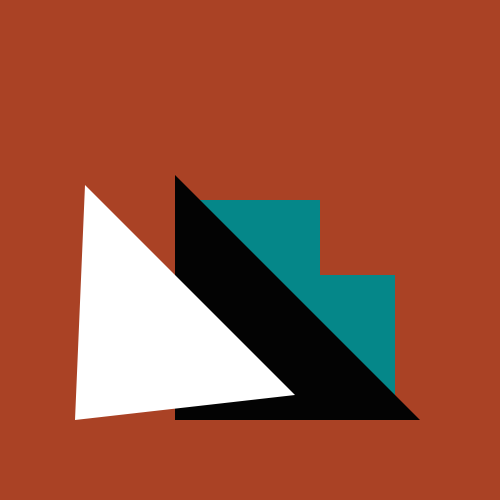
Frame 1 (no input)
Frame 60 (the mouse pressed at the canvas centre just before this capture): identical to frame 1, image omitted
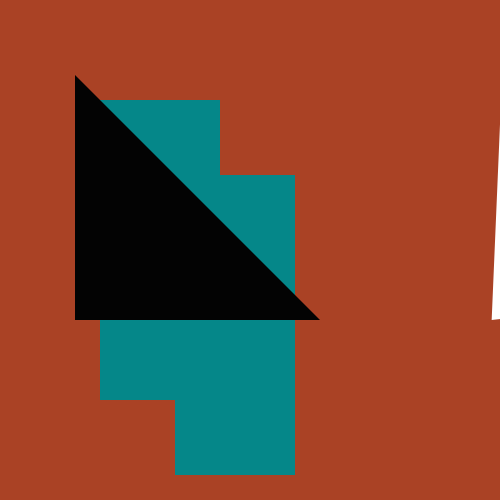
Frame 120 (the mouse held since frame 60 and released just before this capture)

The Processing sketch that drew these frames (run headless with seeded random() and noise(); from frame 60 on, the mouse is pressed at the canvas centre):

// Processing sketch: masquellars08t00
// ── masquellars08t00.pde
//#AA4225 rojo
//#058789 verde
//#030303 negro
color eleccionC;
color[] r = new color[4];
color c, blanco;
int  x,q, w,o;
float e,t,p,l;
int[] u = new int [3];
boolean m;
int eleccionu;

void setup() { 
size(500, 500);// Tamaño del canvas
// valoriza las  
r[0] = #AA4225;
r[1]= #058789;
r[2] = #030303;
r[3]= #FFFFFF;
q = 100;
w = 100;
u[0] = 80;
u[1] = 120;
u[2] = 150;
m = true;
l = 120;


}

void draw() {
background(r[eleccionC]);//color al fondo
// se llaman las funciones creadas más abajo.
fondorojo(q,w, u[eleccionu]);
fondoverde(q,w,l);
fondonegro(q,w);
fondoblanco(q,w,#FFFFFF,e);
// La figura se mueve en relacion a la posicion de x e y.
if (mouseX > 225){
  q = 0;}
  else { q = 100;}
if (mouseY > 225){
  w = 0;}
  else { w = 100;}

 e = map( mouseX,0, 15,0,25);

  if (m) { //si m es verdadero o toma el valor de u
    o = u[0];
 if (!m) { //si m es falso o toma el valor de o
    o = (int)random(0, u.length);
  }
  for (float i = l; i < mouseX; i += 3){
   l = 300;
  fill(#030303);
  triangle(x+75,w +75,x+75,w + 500,x+320,w+320); }
    
  }



 }
 // Se crea figura de color rojo para que se camufle en color de fondo rojo.
void fondorojo(int x,int y,int o){
noStroke();
fill(#AA4225);
ellipse(x+200,y +200,o,o);
ellipse(x+275,y +275,o,o);
ellipse(x+120,y +120,o,o);

}
// se crea figura verde para que se camufle en color de fondo verde.
void fondoverde(int x, int y, float p){
fill(#058789);
rect(x + 175,y +175,120,p);
rect(x + 100,y +100,120,p);

}
// se crea figura negra para que se camufle en color de fondo negra.
void fondonegro(int x, int y){
fill(#030303);
triangle(x+75,y +75,x+75,y+320,x+320,y+320);
}
// se crea figura blanca para que se camufle en color de fondo blanca.
void fondoblanco(int x, int y,color blanco, float e){
fill(blanco);
triangle(e+85,y +85,e+75,y+320,e+295,y+295);

}
//Al apretar s, el fondo cambia de color, al llegar al ultimo color vuelve al primero
void keyPressed() {
   if (key == 's') {
    eleccionC++;
     m = !m;
   }
  
if (eleccionC > 3) {
    eleccionC = 0;
}
 eleccionu++;
  if (eleccionu > 2) {
    eleccionu = 0;
  }
}
